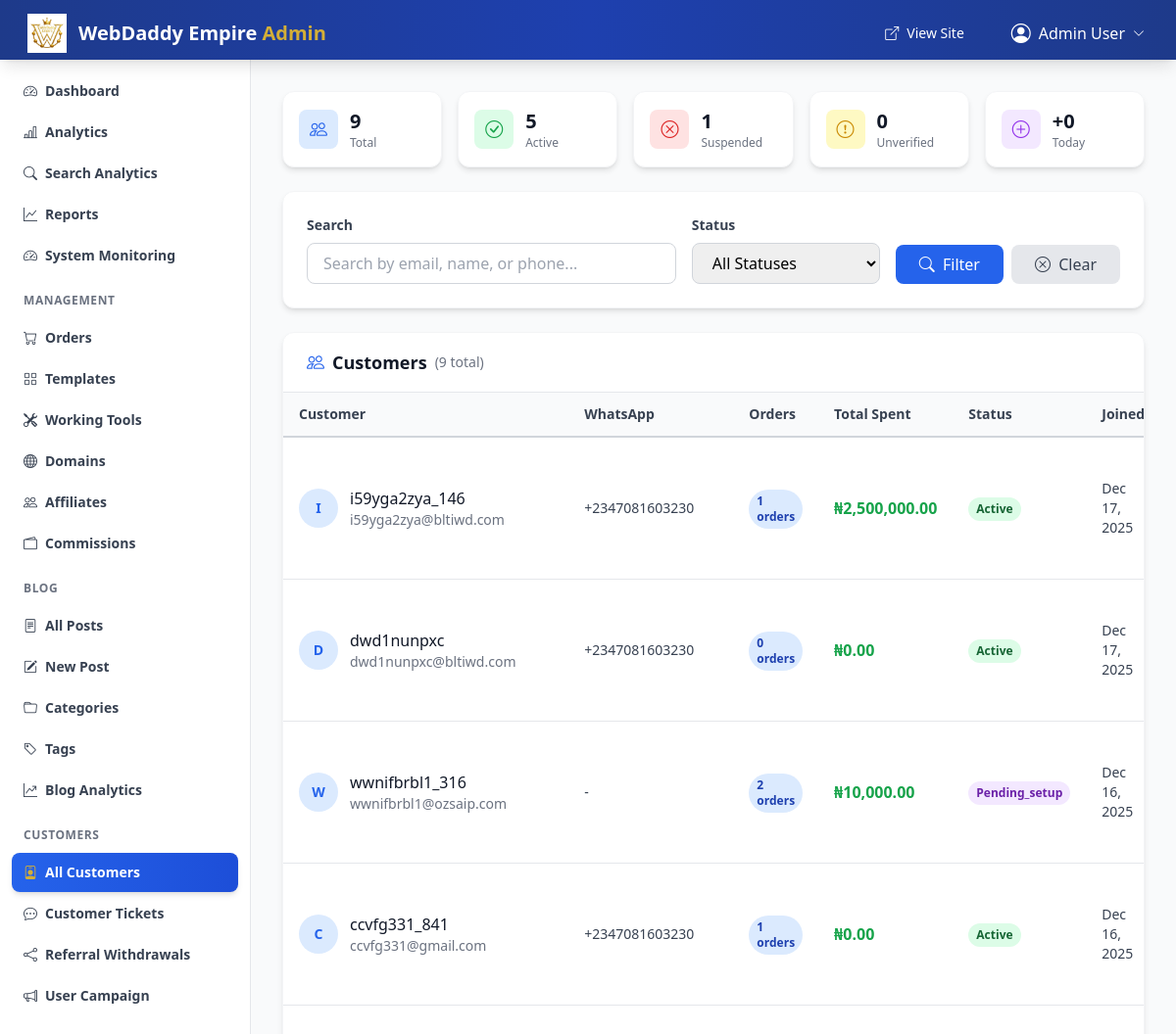
The page /admin/customers.php (signed in) on the database its author committed.
### tables this page shows
CREATE TABLE customers (
            id INTEGER PRIMARY KEY AUTOINCREMENT,
            email TEXT NOT NULL UNIQUE,
            phone TEXT,
            whatsapp_number TEXT,
            password_hash TEXT,
            username TEXT UNIQUE,
            full_name TEXT,
            
            status TEXT DEFAULT 'active' CHECK(status IN ('active', 'inactive', 'suspended', 'unverified', 'pending_setup')),
            email_verified INTEGER DEFAULT 0,
            phone_verified INTEGER DEFAULT 0,
            phone_verified_at TEXT,
            
            avatar_url TEXT,
            preferred_language TEXT DEFAULT 'en',
            
            registration_step INTEGER DEFAULT 0,
            
            reset_token TEXT,
            reset_token_expires TEXT,
            
            created_at TEXT DEFAULT CURRENT_TIMESTAMP,
            updated_at TEXT DEFAULT CURRENT_TIMESTAMP,
            last_login_at TEXT,
            password_changed_at TEXT
        , account_complete INTEGER DEFAULT 0);

### includes/functions.php (called while the page is built, shortened)
<?php
function formatCurrency($amount)
{
    return '₦' . number_format($amount, 2);
}

### admin/customers.php (the view, shortened to what this page needs)
<?php
require_once __DIR__ . '/../includes/functions.php';
$db = getDb();
$page = isset($_GET['page']) ? max(1, intval($_GET['page'])) : 1;
$perPage = 20;
$offset = ($page - 1) * $perPage;
$searchQuery = isset($_GET['search']) ? sanitizeInput($_GET['search']) : '';
$whereConditions = [];
$params = [];
$whereClause = !empty($whereConditions) ? "WHERE " . implode(" AND ", $whereConditions) : "";
$countSql = "SELECT COUNT(*) FROM customers c $whereClause";
$countStmt = $db->prepare($countSql);
$countStmt->execute($params);
$totalCustomers = $countStmt->fetchColumn();
$sql = "
    SELECT
        c.*,
        COUNT(DISTINCT po.id) as order_count,
        COALESCE(SUM(CASE WHEN po.status = 'paid' THEN po.final_amount ELSE 0 END), 0) as total_spent,
        MAX(po.created_at) as last_order_date
    FROM customers c
    LEFT JOIN pending_orders po ON po.customer_id = c.id
    $whereClause
    GROUP BY c.id
    ORDER BY c.created_at DESC
    LIMIT ? OFFSET ?
";
$params[] = $perPage;
$params[] = $offset;
$stmt = $db->prepare($sql);
$stmt->execute($params);
$customers = $stmt->fetchAll(PDO::FETCH_ASSOC);
$statsStmt = $db->query("
    SELECT
        COUNT(*) as total,
        SUM(CASE WHEN status = 'active' THEN 1 ELSE 0 END) as active,
        SUM(CASE WHEN status = 'suspended' THEN 1 ELSE 0 END) as suspended,
        SUM(CASE WHEN status = 'unverified' THEN 1 ELSE 0 END) as unverified,
        SUM(CASE WHEN DATE(created_at) = DATE('now') THEN 1 ELSE 0 END) as today
    FROM customers
");
$stats = $statsStmt->fetch(PDO::FETCH_ASSOC);
require_once __DIR__ . '/includes/header.php';
?>
<div class="grid grid-cols-2 md:grid-cols-5 gap-4 mb-6">
    <div class="bg-white rounded-xl shadow-md border border-gray-100 p-4">
        <div class="flex items-center gap-3">
            <div class="w-10 h-10 bg-blue-100 rounded-lg flex items-center justify-center">
                <i class="bi bi-people text-blue-600 text-lg"></i>
            </div>
            <div>
                <div class="text-xl font-bold text-gray-900"><?php echo number_format($stats['total']); ?></div>
                <div class="text-xs text-gray-500">Total</div>
            </div>
        </div>
    </div>
    <div class="bg-white rounded-xl shadow-md border border-gray-100 p-4">
        <div class="flex items-center gap-3">
            <div class="w-10 h-10 bg-green-100 rounded-lg flex items-center justify-center">
                <i class="bi bi-check-circle text-green-600 text-lg"></i>
            </div>
            <div>
                <div class="text-xl font-bold text-gray-900"><?php echo number_format($stats['active']); ?></div>
                <div class="text-xs text-gray-500">Active</div>
            </div>
        </div>
    </div>
    <div class="bg-white rounded-xl shadow-md border border-gray-100 p-4">
        <div class="flex items-center gap-3">
            <div class="w-10 h-10 bg-red-100 rounded-lg flex items-center justify-center">
                <i class="bi bi-x-circle text-red-600 text-lg"></i>
            </div>
            <div>
                <div class="text-xl font-bold text-gray-900"><?php echo number_format($stats['suspended']); ?></div>
                <div class="text-xs text-gray-500">Suspended</div>
            </div>
        </div>
    </div>
    <div class="bg-white rounded-xl shadow-md border border-gray-100 p-4">
        <div class="flex items-center gap-3">
            <div class="w-10 h-10 bg-yellow-100 rounded-lg flex items-center justify-center">
                <i class="bi bi-exclamation-circle text-yellow-600 text-lg"></i>
            </div>
            <div>
                <div class="text-xl font-bold text-gray-900"><?php echo number_format($stats['unverified']); ?></div>
                <div class="text-xs text-gray-500">Unverified</div>
            </div>
        </div>
    </div>
    <div class="bg-white rounded-xl shadow-md border border-gray-100 p-4">
        <div class="flex items-center gap-3">
            <div class="w-10 h-10 bg-purple-100 rounded-lg flex items-center justify-center">
                <i class="bi bi-plus-circle text-purple-600 text-lg"></i>
            </div>
            <div>
                <div class="text-xl font-bold text-gray-900">+<?php echo number_format($stats['today']); ?></div>
                <div class="text-xs text-gray-500">Today</div>
            </div>
        </div>
    </div>
</div>
<div class="bg-white rounded-xl shadow-md border border-gray-100 p-6 mb-6">
    <form method="GET" class="flex flex-wrap gap-4 items-end">
        <div class="flex-1 min-w-[200px]">
            <label class="block text-sm font-semibold text-gray-700 mb-2">Search</label>
            <input type="text" name="search" value="<?php echo htmlspecialchars($searchQuery); ?>"
                   placeholder="Search by email, name, or phone..."
                   class="w-full px-4 py-2 border border-gray-300 rounded-lg focus:ring-2 focus:ring-primary-500 focus:border-transparent">
        </div>
        <div class="w-48">
            <label class="block text-sm font-semibold text-gray-700 mb-2">Status</label>
            <select name="status" class="w-full px-4 py-2 border border-gray-300 rounded-lg focus:ring-2 focus:ring-primary-500 focus:border-transparent">
                <option value="">All Statuses</option>
            </select>
        </div>
        <div class="flex gap-2">
            <button type="submit" class="px-6 py-2 bg-primary-600 hover:bg-primary-700 text-white font-medium rounded-lg transition-colors">
                <i class="bi bi-search mr-1"></i> Filter
            </button>
            <a href="/admin/customers.php" class="px-6 py-2 bg-gray-200 hover:bg-gray-300 text-gray-700 font-medium rounded-lg transition-colors">
                <i class="bi bi-x-circle mr-1"></i> Clear
            </a>
        </div>
    </form>
</div>
<div class="bg-white rounded-xl shadow-md border border-gray-100">
    <div class="px-6 py-4 border-b border-gray-200 flex justify-between items-center">
        <h3 class="text-lg font-bold text-gray-900 flex items-center gap-2">
            <i class="bi bi-people text-primary-600"></i> Customers
            <span class="text-sm font-normal text-gray-500">(<?php echo number_format($totalCustomers); ?> total)</span>
        </h3>
    </div>
    <div class="overflow-x-auto">
        <table class="w-full">
            <thead>
                <tr class="border-b-2 border-gray-300 bg-gray-50">
                    <th class="text-left py-3 px-4 font-semibold text-gray-700 text-sm">Customer</th>
                    <th class="text-left py-3 px-4 font-semibold text-gray-700 text-sm">WhatsApp</th>
                    <th class="text-left py-3 px-4 font-semibold text-gray-700 text-sm">Orders</th>
                    <th class="text-left py-3 px-4 font-semibold text-gray-700 text-sm">Total Spent</th>
                    <th class="text-left py-3 px-4 font-semibold text-gray-700 text-sm">Status</th>
                    <th class="text-left py-3 px-4 font-semibold text-gray-700 text-sm">Joined</th>
                </tr>
            </thead>
            <tbody class="divide-y divide-gray-200">
                <?php if (empty($customers)): ?>
                <tr>
                    <td colspan="7" class="text-center py-12">
                        <i class="bi bi-people text-6xl text-gray-300"></i>
                        <p class="text-gray-500 mt-4">No customers found</p>
                    </td>
                </tr>
                <?php else: ?>
                <?php foreach ($customers as $customer): ?>
                <tr class="hover:bg-gray-50">
                    <td class="py-3 px-4">
                        <div class="flex items-center gap-3">
                            <div class="w-10 h-10 bg-primary-100 rounded-full flex items-center justify-center">
                                <span class="text-primary-600 font-bold text-sm">
                                    <?php echo strtoupper(substr($customer['username'] ?? $customer['email'], 0, 1)); ?>
                                </span>
                            </div>
                            <div>
                                <div class="font-medium text-gray-900"><?php echo htmlspecialchars($customer['username'] ?? 'Not set'); ?></div>
                                <div class="text-sm text-gray-500"><?php echo htmlspecialchars($customer['email']); ?></div>
                            </div>
                        </div>
                    </td>
                    <td class="py-3 px-4 text-gray-700 text-sm">
                        <?php echo htmlspecialchars($customer['whatsapp_number'] ?? '-'); ?>
                    </td>
                    <td class="py-3 px-4">
                        <span class="inline-flex items-center px-2 py-1 bg-blue-100 text-blue-800 rounded-full text-xs font-semibold">
                            <?php echo number_format($customer['order_count']); ?> orders
                        </span>
                    </td>
                    <td class="py-3 px-4 font-semibold text-green-600">
                        <?php echo formatCurrency($customer['total_spent']); ?>
                    </td>
                    <td class="py-3 px-4">
                        <?php
                        $statusColors = [
                            'active' => 'bg-green-100 text-green-800',
                            'inactive' => 'bg-gray-100 text-gray-800',
                            'suspended' => 'bg-red-100 text-red-800',
                            'unverified' => 'bg-yellow-100 text-yellow-800',
                            'pending_setup' => 'bg-purple-100 text-purple-800'
                        ];
                        $statusColor = $statusColors[$customer['status']] ?? 'bg-gray-100 text-gray-800';
                        ?>
                        <span class="inline-flex items-center px-2 py-1 <?php echo $statusColor; ?> rounded-full text-xs font-semibold">
                            <?php echo ucfirst($customer['status']); ?>
                        </span>
                    </td>
                    <td class="py-3 px-4 text-gray-700 text-sm">
                        <?php echo date('M d, Y', strtotime($customer['created_at'])); ?>
                    </td>
                </tr>
                <?php endforeach; ?>
                <?php endif; ?>
            </tbody>
        </table>
    </div>
</div>
<?php require_once __DIR__ . '/includes/footer.php'; ?>

### rows shown on the page
customers: username "I", username "i59yga2zya_146", email "i59yga2zya@bltiwd.com", whatsapp_number "+2347081603230", order_count "1", total_spent "₦2,500,000.00", status "Active", created_at "Dec 17, 2025"
customers: username "D", username "dwd1nunpxc", email "dwd1nunpxc@bltiwd.com", whatsapp_number "+2347081603230", order_count "0", total_spent "₦0.00", status "Active", created_at "Dec 17, 2025"
customers: username "W", username "wwnifbrbl1_316", email "wwnifbrbl1@ozsaip.com", whatsapp_number "-", order_count "2", total_spent "₦10,000.00", status "Pending_setup", created_at "Dec 16, 2025"
customers: username "C", username "ccvfg331_841", email "ccvfg331@gmail.com", whatsapp_number "+2347081603230", order_count "1", total_spent "₦0.00", status "Active", created_at "Dec 16, 2025"

### other values the page prints
SITE_NAME "WebDaddy Empire"
getAdminName() "Admin User"
$stats['total'] "9"
$stats['active'] "5"
$stats['suspended'] "1"
$stats['unverified'] "0"
$stats['today'] "0"
$totalCustomers "9"
